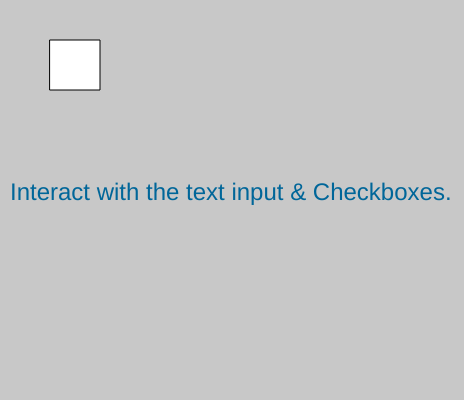
Frame 1 (no input)
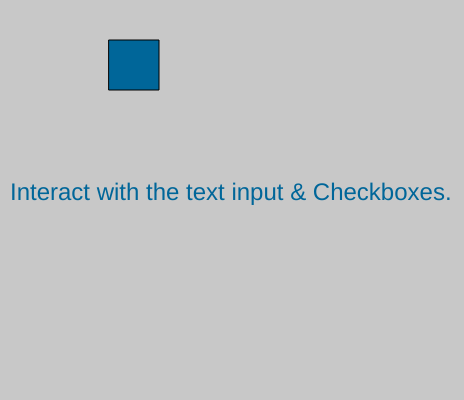
Frame 60 (no input)
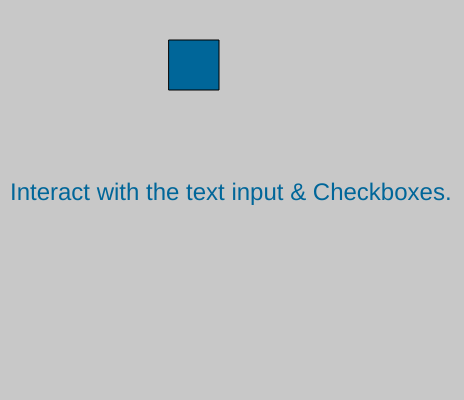
Frame 120 (the mouse pressed at the canvas centre since frame 60)

The p5.js sketch that drew these frames (run headless with seeded random() and noise() and a simulated clock; from frame 60 on, the mouse is pressed at the canvas centre):

// p5.js sketch
// ── sketch.js
var par1;
var par2;
var par3;
var par4;
var par5;
var par6;
var par7;
var textInput;
var checkbox1;
var checkbox2;

var x = 50;

var text_td;

var col;

function setup() {
	createCanvas(464,400);

	// for (i=7-1; i < 0 ; i++){
	// 	par+i = createP('This is paragraph no ' + i);
	// 	}

	par1 = createP('This is paragraph No. 1');
	par2 = createP('This is paragraph No. 2');
	par3 = createP('This is paragraph No. 3');
	par4 = createP('This is paragraph No. 4');
	par5 = createP('This is paragraph No. 5');
	par6 = createP('This is paragraph No. 6');
	par7 = createP('This is paragraph No. 7');
	parTest = createP('This is a test');
	parTest2 = createP('This is the second test paragraph');

	textInput = createInput('Type and press enter!');
	checkbox1 = createCheckbox('Click here to do sth', false);
	checkbox2 = createCheckbox('Click here to RESET checkbox1 action', false);

	par1.mousePressed(Action1);
	par2.mouseWheel(Action2);
	par3.mouseReleased(Action3);
	par4.mouseClicked(Action4);
	par5.mouseMoved(Action5);
	par6.mouseOver(Action6);
	par7.mouseOut(Action7);
	checkbox1.changed(Action9);
	checkbox2.changed(Action10);

	text_td = "Interact with the text input & Checkboxes."
	textInput.input(Action11);
	//textInput.changed(Action11);

	col = color(200);
}

function draw() {
	background(col);
	rect(x,40,50,50);

	if(x>width-50-50){
		x=50
	}
	x++;

	//Some text to appear near below.
	Action8();
}

function Action1 () {
	par1.html("The mouse was pressed on me");
}

function Action2 () {
	par2.html("The mouseWheel go moved");
}

function Action3 () {
	par3.html("This action occured as soon as you released the mouse");
}

function Action4 () {
	par4.html("The mouse got clicked on me");
}

function Action5 () {
	par5.html("The mouse was moved on me");
}

function Action6 () {
	par6.html("The mouse flew over me");
}

function Action7 () {
	par7.html("The mouse has left me :( ");
}

function Action8 () {
	textSize(24);
	fill(0, 102, 153);
	text(text_td, 10, 200);
}

function Action9 () {
	if (this.checked()) {
		parTest.html("Boy am I trying to get this to work.!");
	}
	else{
		parTest.html(textInput.value());
	}
}

function Action10 () {
	if (this.checked()){
		text_td = '';
	}else {
		text_td = textInput.value();
	}

	// if (this.checked()) {
	// console.log("Checking!");
	// parTest2.html("Checkbox checked")
	// } else {
	// console.log("Unchecking!");
	// parTest2.html("Checkbox UNchecked")
	// }
}

function Action11() {
	text_td = textInput.value();
	if (!checkbox1.checked()){
		parTest.html(textInput.value());
	}
}


// mousePressed()
// mouseWheel()
// mouseReleased()
// mouseClicked()
// mouseMoved()
// mouseOver()
// changed()
// input()
// mouseOut()
// touchStarted()
// touchMoved()
// touchEnded()
// dragOver()
// dragLeave()
// drop()
